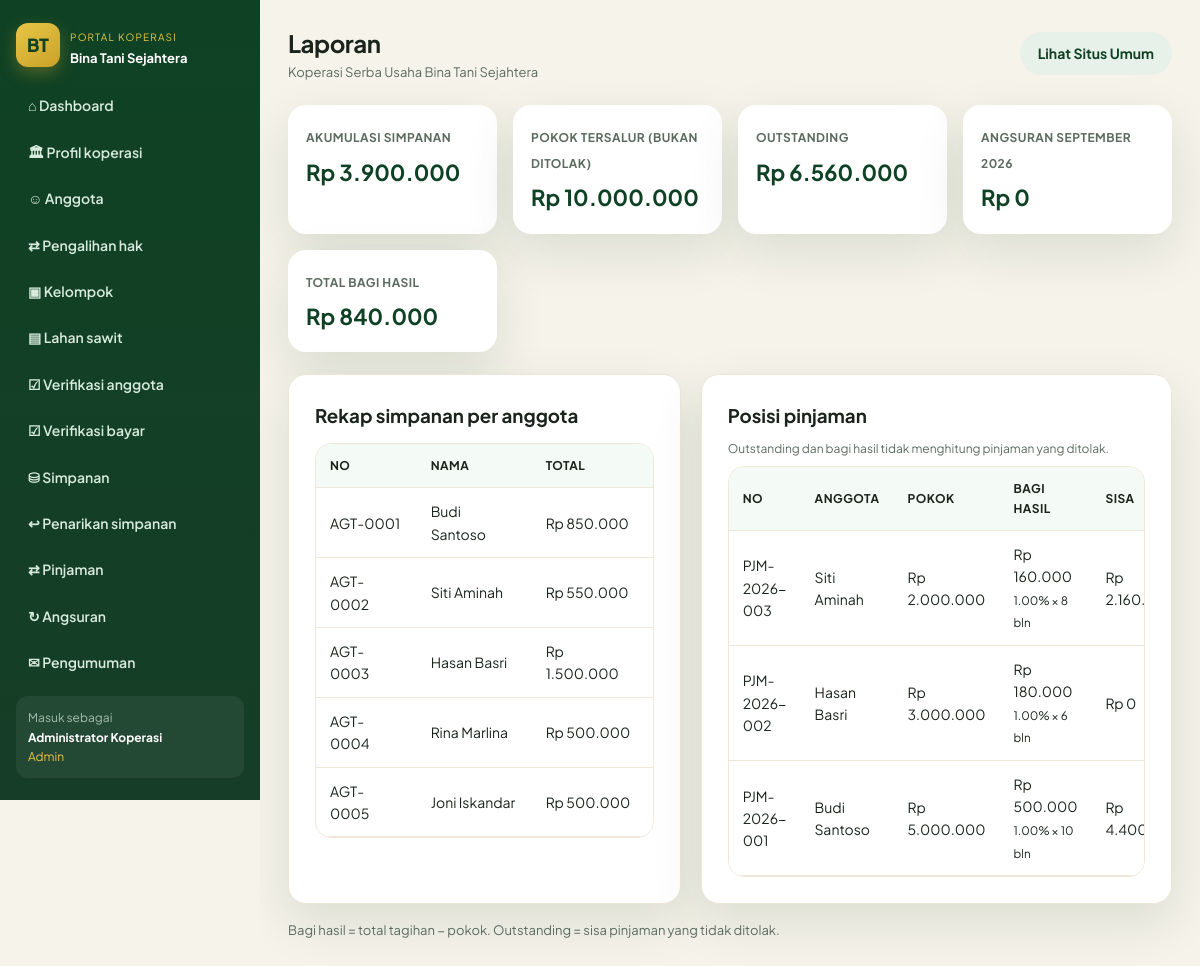
Screenshot of /laporan.php (signed in) with the database file from the repository.
### tables this page shows
CREATE TABLE IF NOT EXISTS pengaturan (
  id INT PRIMARY KEY DEFAULT 1,
  nama_koperasi VARCHAR(150) DEFAULT 'Koperasi Serba Usaha Bina Tani Sejahtera',
  alamat TEXT,
  telepon VARCHAR(30),
  email VARCHAR(80),
  tahun_berdiri YEAR,
  tanggal_berdiri DATE NULL,
  ketua VARCHAR(100),
  visi TEXT,
  misi TEXT,
  bagi_hasil_persen DECIMAL(5,2) NOT NULL DEFAULT 1.00,
  simpanan_pokok DECIMAL(15,2) NOT NULL DEFAULT 500000,
  simpanan_wajib DECIMAL(15,2) NOT NULL DEFAULT 50000
);

CREATE TABLE IF NOT EXISTS jenis_simpanan (
  id INT AUTO_INCREMENT PRIMARY KEY,
  kode VARCHAR(10) UNIQUE NOT NULL,
  nama VARCHAR(80) NOT NULL,
  keterangan TEXT,
  wajib TINYINT(1) DEFAULT 0
);

CREATE TABLE IF NOT EXISTS pinjaman (
  id INT AUTO_INCREMENT PRIMARY KEY,
  no_pinjaman VARCHAR(20) UNIQUE NOT NULL,
  anggota_id INT NOT NULL,
  tanggal DATE NOT NULL,
  jumlah DECIMAL(15,2) NOT NULL,
  bagi_hasil_persen DECIMAL(5,2) DEFAULT 1.00,
  tenor INT NOT NULL,
  keperluan VARCHAR(255),
  status VARCHAR(20) DEFAULT 'pengajuan',
  total_tagihan DECIMAL(15,2) DEFAULT 0,
  sisa DECIMAL(15,2) DEFAULT 0,
  catatan TEXT,
  agunan VARCHAR(120) NULL,
  no_perjanjian VARCHAR(40) NULL,
  pengajuan_id INT NULL,
  pencairan_id INT NULL,
  created_at TIMESTAMP DEFAULT CURRENT_TIMESTAMP
);

CREATE TABLE IF NOT EXISTS anggota (
  id INT AUTO_INCREMENT PRIMARY KEY,
  no_anggota VARCHAR(20) UNIQUE NOT NULL,
  nik VARCHAR(20),
  nama VARCHAR(100) NOT NULL,
  jenis_kelamin ENUM('L','P') DEFAULT 'L',
  tempat_lahir VARCHAR(80),
  tanggal_lahir DATE,
  alamat TEXT,
  desa VARCHAR(80),
  kecamatan VARCHAR(80),
  no_hp VARCHAR(20),
  pekerjaan VARCHAR(80),
  kelompok_tani VARCHAR(120) NULL,
  id_kelompok INT NULL,
  jabatan_kelompok VARCHAR(50) NULL DEFAULT 'Anggota',
  plasma TINYINT(1) NOT NULL DEFAULT 0,
  punya_tanah TINYINT(1) NOT NULL DEFAULT 0,
  luas_tanah DECIMAL(10,2) NULL,
  stdb VARCHAR(10) NOT NULL DEFAULT 'belum',
  no_stdb VARCHAR(50) NULL,
  foto VARCHAR(120) NULL,
  ktp_file VARCHAR(120) NULL,
  sertifikat_file VARCHAR(120) NULL,
  catatan_verifikasi TEXT NULL,
  status_keanggotaan VARCHAR(20) DEFAULT 'Biasa',
  tanggal_daftar DATE,
  status VARCHAR(20) NOT NULL DEFAULT 'pending',
  username VARCHAR(50) NULL,
  password VARCHAR(255) NULL,
  created_at TIMESTAMP DEFAULT CURRENT_TIMESTAMP
);

### config.php (called while the page is built, shortened)
<?php
function db(): PDO {
    static $pdo = null;
    if ($pdo !== null) {
        return $pdo;
    }
    $attempts = [
        [DB_USER, DB_PASS],
        ['root', ''],
        ['root', 'root'],
        ['koperasi', 'koperasi123'],
    ];
    $last = null;
    foreach ($attempts as [$user, $pass]) {
        try {
            $pdo = new PDO(
                'mysql:host=' . DB_HOST . ';dbname=' . DB_NAME . ';charset=utf8mb4',
                $user,
                $pass,
                [
                    PDO::ATTR_ERRMODE => PDO::ERRMODE_EXCEPTION,
                    PDO::ATTR_DEFAULT_FETCH_MODE => PDO::FETCH_ASSOC,
                ]
            );
            return $pdo;
        } catch (Throwable $e) {
            $last = $e;
        }
    }
    throw $last ?? new RuntimeException('Gagal konek database');
}
function setting(): array {
    static $s = null;
    if ($s === null) {
        $s = db()->query('SELECT * FROM pengaturan WHERE id = 1')->fetch() ?: [];
    }
    return $s;
}
function rupiah($n): string {
    return 'Rp ' . number_format((float)$n, 0, ',', '.');
}
function e($s): string {
    return htmlspecialchars((string)$s, ENT_QUOTES, 'UTF-8');
}
function auth(): ?array {
    if (!empty($_SESSION['user'])) {
        return $_SESSION['user'];
    }
    return null;
}
function jenis_simpanan_id(string $kode): ?int {
    $id = db()->query("SELECT id FROM jenis_simpanan WHERE kode=" . db()->quote($kode) . " LIMIT 1")->fetchColumn();
    return $id ? (int)$id : null;
}
function ensure_simpanan_sukarela_schema(): void {
    static $done = false;
    if ($done) {
        return;
    }
    try {
        $jid = jenis_simpanan_id('SSK');
        if ($jid) {
            $n = (int)db()->query('SELECT COUNT(*) FROM simpanan_sukarela')->fetchColumn();
            if ($n === 0) {
                $ada = (int)db()->query('SELECT COUNT(*) FROM simpanan WHERE jenis_id=' . (int)$jid)->fetchColumn();
            }
        }
    } catch (Throwable $e) {
    }
}
function sql_union_simpanan(string $alias = 's'): string {
    ensure_simpanan_sukarela_schema();
    return "(SELECT id, anggota_id, jenis_id, tanggal, jumlah, keterangan, created_by, created_at FROM simpanan
        UNION ALL
        SELECT id, anggota_id, jenis_id, tanggal, jumlah, keterangan, created_by, created_at FROM simpanan_sukarela) $alias";
}

### laporan.php (the view, shortened to what this page needs)
<?php
require __DIR__ . '/config.php';
$title = 'Laporan';
$pdo = db();
$simpan = $pdo->query("SELECT a.no_anggota, a.nama, COALESCE(SUM(s.jumlah),0) total FROM anggota a LEFT JOIN " . sql_union_simpanan('s') . " ON s.anggota_id=a.id WHERE a.status IN ('aktif','pasif') GROUP BY a.id ORDER BY a.no_anggota")->fetchAll();
$pinjam = $pdo->query("SELECT a.no_anggota, a.nama, p.no_pinjaman, p.jumlah, p.sisa, p.status, p.bagi_hasil_persen, p.tenor, p.total_tagihan FROM pinjaman p JOIN anggota a ON a.id=p.anggota_id WHERE a.status IN ('aktif','pasif') ORDER BY p.id DESC")->fetchAll();
$totS = array_sum(array_column($simpan, 'total'));
$totP = 0;
$totSisa = 0;
$totBagi = 0;
foreach ($pinjam as $p) {
    $totP += (float)$p['jumlah'];
    $totSisa += (float)$p['sisa'];
    $totBagi += max(0, (float)$p['total_tagihan'] - (float)$p['jumlah']);
}
$nmBulan = [1=>'Januari','Februari','Maret','April','Mei','Juni','Juli','Agustus','September','Oktober','November','Desember'];
$labelBulan = ($nmBulan[(int)date('n')] ?? date('m')) . ' ' . date('Y');
$totAngsBulan = 0;
include __DIR__ . '/includes/app_header.php';
?>
<div class="kpis">
  <div class="kpi"><span>Akumulasi simpanan</span><b><?= rupiah($totS) ?></b></div>
  <div class="kpi"><span>Pokok tersalur (bukan ditolak)</span><b><?= rupiah($totP) ?></b></div>
  <div class="kpi"><span>Outstanding</span><b><?= rupiah($totSisa) ?></b></div>
  <div class="kpi"><span>Angsuran <?= e($labelBulan) ?></span><b><?= rupiah($totAngsBulan) ?></b></div>
  <div class="kpi"><span>Total bagi hasil</span><b><?= rupiah($totBagi) ?></b></div>
</div>
<div class="cards" style="grid-template-columns:1fr 1.2fr;">
  <div class="card">
    <h3>Rekap simpanan per anggota</h3>
    <div class="table-wrap" style="margin-top:12px;">
      <table>
        <thead><tr><th>No</th><th>Nama</th><th>Total</th></tr></thead>
        <tbody>
        <?php foreach ($simpan as $r): ?>
          <tr><td><?= e($r['no_anggota']) ?></td><td><?= e($r['nama']) ?></td><td><?= rupiah($r['total']) ?></td></tr>
        <?php endforeach; ?>
        </tbody>
      </table>
    </div>
  </div>
  <div class="card">
    <h3>Posisi pinjaman</h3>
    <p style="font-size:12px;color:var(--muted);margin:8px 0;">Outstanding dan bagi hasil tidak menghitung pinjaman yang ditolak.</p>
    <div class="table-wrap">
      <table>
        <thead><tr><th>No</th><th>Anggota</th><th>Pokok</th><th>Bagi hasil</th><th>Sisa</th><th>Status</th></tr></thead>
        <tbody>
        <?php foreach ($pinjam as $r):
          $bagi = max(0, (float)$r['total_tagihan'] - (float)$r['jumlah']);
        ?>
          <tr>
            <td><?= e($r['no_pinjaman']) ?></td>
            <td><?= e($r['nama']) ?></td>
            <td><?= rupiah($r['jumlah']) ?></td>
            <td><?= rupiah($bagi) ?><br><small><?= e($r['bagi_hasil_persen']) ?>% × <?= (int)$r['tenor'] ?> bln</small></td>
            <td><?= $r['status'] === 'ditolak' ? '—' : rupiah($r['sisa']) ?></td>
          </tr>
        <?php endforeach; ?>
        </tbody>
      </table>
    </div>
  </div>
</div>
<p style="margin-top:16px;font-size:13px;color:var(--muted);">Bagi hasil = total tagihan − pokok. Outstanding = sisa pinjaman yang tidak ditolak.</p>
<?php include __DIR__ . '/includes/app_footer.php'; ?>

### includes/app_header.php (shortened to what this page needs)
<?php
$s = setting();
$u = auth();
function nav_active($file) {
    return basename($_SERVER['PHP_SELF']) === $file ? 'active' : '';
}
?>
<!DOCTYPE html>
<html lang="id">
<head>
  <link rel="stylesheet" href="assets/style.css?v=24">
</head>
<body>
<div class="app">
  <aside class="sidebar" id="appSide">
    <div class="side-brand">
      <div class="logo">BT</div>
      <div>
        <small style="color:#e8c547;font-size:10px;letter-spacing:.12em;text-transform:uppercase;">Portal Koperasi</small>
        <strong style="display:block;font-size:13px;color:#fff;">Bina Tani Sejahtera</strong>
      </div>
    </div>
    <nav class="side-nav">
      <a class="<?= nav_active('dashboard.php') ?>" href="dashboard.php">⌂ Dashboard</a>
      <a class="<?= nav_active('profil_koperasi.php') ?>" href="profil_koperasi.php">🏛 Profil koperasi</a>
      <?php if (in_array($u['role'], ['admin','pengurus'])): ?>
        <a class="<?= nav_active('anggota.php') ?>" href="anggota.php">☺ Anggota</a>
        <a class="<?= nav_active('pengalihan.php') ?>" href="pengalihan.php">⇄ Pengalihan hak</a>
        <a class="<?= nav_active('kelompok.php') ?>" href="kelompok.php">▣ Kelompok</a>
        <a class="<?= nav_active('tbs_lahan.php') ?>" href="tbs_lahan.php">▤ Lahan sawit</a>
        <a class="<?= nav_active('verifikasi.php') ?>" href="verifikasi.php">☑ Verifikasi anggota</a>
        <a class="<?= nav_active('verifikasi_bayar.php') ?>" href="verifikasi_bayar.php">☑ Verifikasi bayar</a>
        <a class="<?= nav_active('simpanan.php') ?>" href="simpanan.php">⛁ Simpanan</a>
        <a class="<?= nav_active('penarikan.php') ?>" href="penarikan.php">↩ Penarikan simpanan</a>
        <a class="<?= nav_active('pinjaman.php') ?>" href="pinjaman.php">⇄ Pinjaman</a>
        <a class="<?= nav_active('angsuran.php') ?>" href="angsuran.php">↻ Angsuran</a>
        <a class="<?= nav_active('pengumuman.php') ?>" href="pengumuman.php">✉ Pengumuman</a>
      <?php endif; ?>
    </nav>
    <div style="margin-top:auto;padding:12px;background:rgba(255,255,255,.06);border-radius:12px;font-size:12px;">
      <div style="opacity:.7;">Masuk sebagai</div>
      <strong style="color:#fff;"><?= e($u['nama']) ?></strong>
      <div style="color:#e8c547;text-transform:capitalize;"><?= e($u['role']) ?></div>
    </div>
  </aside>
  <div class="main">
    <div class="topbar">
      <div class="topbar-left">
        <div>
          <h2 style="letter-spacing:-.02em;"><?= e($title ?? 'Dashboard') ?></h2>
          <div style="color:#5c6b60;font-size:13px;"><?= e($s['nama_koperasi']) ?></div>
        </div>
      </div>
      <a class="btn btn-ghost hide-sm" href="index.php" target="_blank">Lihat Situs Umum</a>
    </div>

### assets/style.css (style rules this page uses)
:root { --green: #1b6b3a; --green-d: #0f4224; --green-l: #2d9a56; --leaf: #7cb342; --gold: #c9a227; --gold-l: #e8c547; --cream: #f6f3ea; --sand: #efe8d8; --ink: #1a241c; --muted: #5c6b60; --white: #fff; --card: #fff; --shadow: 0 18px 50px rgba(15, 66, 36, .12); --radius: 18px; --nav-h: 76px; }
* { box-sizing: border-box; margin: 0; padding: 0; }
html { scroll-behavior: smooth; }
body { font-family: "Plus Jakarta Sans", system-ui, sans-serif; color: var(--ink); background: var(--cream); line-height: 1.6; overflow-x: hidden; }
a { color: inherit; text-decoration: none; }
.logo { width: 44px; height: 44px; border-radius: 12px; background: linear-gradient(145deg, var(--gold-l), var(--gold)); display: grid; place-items: center; font-weight: 800; color: var(--green-d); font-size: 18px; box-shadow: 0 6px 16px rgba(201,162,39,.35); }
.btn { display: inline-flex; align-items: center; justify-content: center; gap: 8px; padding: 10px 18px; border-radius: 999px; border: 0; cursor: pointer; font-weight: 700; font-size: 14px; font-family: inherit; }
.btn-ghost { background: #e8f0ea; color: var(--green-d); }
.cards { display: grid; grid-template-columns: repeat(3, 1fr); gap: 20px; min-width: 0; }
.card { background: var(--card); border-radius: var(--radius); padding: 26px; box-shadow: var(--shadow); border: 1px solid #ece6d6; min-width: 0; overflow: hidden; }
.table-wrap { overflow-x: auto; overflow-y: hidden; background: #fff; border-radius: 16px; box-shadow: var(--shadow); width: 100%; max-width: 100%; -webkit-overflow-scrolling: touch; }
.card > .table-wrap, .card .table-wrap { box-shadow: none; border: 1px solid #efe8d8; overflow-x: auto; max-width: 100%; }
table { width: 100%; border-collapse: collapse; font-size: 14px; }
th, td { padding: 12px 14px; text-align: left; border-bottom: 1px solid #efe8d8; }
th { background: #f4faf5; color: var(--green-d); font-size: 12px; letter-spacing: .04em; text-transform: uppercase; }
.app { display: grid; grid-template-columns: 260px 1fr; min-height: 100vh; }
.sidebar { background: linear-gradient(180deg, #0f4224, #163d27); color: #dceee1; padding: 22px 16px; position: sticky; top: 0; height: 100vh; max-height: 100vh; overflow: hidden; display: flex; flex-direction: column; }
.side-brand { display: flex; gap: 10px; align-items: center; margin-bottom: 16px; color: #fff; flex: 0 0 auto; }
.side-nav { flex: 1 1 auto; min-height: 0; overflow-y: auto; overflow-x: hidden; padding-right: 4px; margin-bottom: 10px; }
.side-nav { scrollbar-color: rgba(232,197,71,.45) transparent; }
.side-nav a { display: flex; gap: 10px; align-items: center; padding: 10px 12px; border-radius: 12px; color: #d7eadc; font-size: 14px; font-weight: 600; margin-bottom: 4px; }
.sidebar > div:last-child { flex: 0 0 auto; }
.main { padding: 24px 28px 48px; min-width: 0; overflow-x: hidden; }
.topbar { display: flex; justify-content: space-between; align-items: center; margin-bottom: 22px; }
.kpis { display: grid; grid-template-columns: repeat(4, 1fr); gap: 16px; margin-bottom: 22px; }
.kpi { background: #fff; border-radius: 18px; padding: 18px; box-shadow: var(--shadow); }
.kpi span { font-size: 12px; color: var(--muted); font-weight: 700; letter-spacing: .04em; text-transform: uppercase; }
.kpi b { display: block; font-size: 22px; margin-top: 6px; color: var(--green-d); }
.topbar-left { display: flex; align-items: center; gap: 10px; min-width: 0; }
@media (min-width: 961px) { .sidebar { transform: none !important; position: sticky; } }
th a.th-sort, th.th-click { color: inherit; text-decoration: none; cursor: pointer; user-select: none; }

### rows the page displays
pengaturan: nama_koperasi "Koperasi Serba Usaha Bina Tani Sejahtera"
jenis_simpanan: id "Rp 3.900.000"
pinjaman: no_pinjaman "PJM-2026-003", anggota.nama "Siti Aminah", jumlah "Rp 2.000.000", rupiah($bagi) "Rp 160.000", bagi_hasil_persen "1.00", tenor "8", sisa "Rp…"
pinjaman: no_pinjaman "PJM-2026-002", anggota.nama "Hasan Basri", jumlah "Rp 3.000.000", rupiah($bagi) "Rp 180.000", bagi_hasil_persen "1.00", tenor "6", sisa "Rp 0"
pinjaman: no_pinjaman "PJM-2026-001", anggota.nama "Budi Santoso", jumlah "Rp 5.000.000", rupiah($bagi) "Rp 500.000", bagi_hasil_persen "1.00", tenor "10", sisa "Rp…"

### other values shown
$u['nama'] "Administrator Koperasi"
$u['role'] "Admin"
$title "Laporan"
rupiah($totP) "Rp 10.000.000"
rupiah($totSisa) "Rp 6.560.000"
rupiah($totAngsBulan) "Rp 0"
rupiah($totBagi) "Rp 840.000"
$r['no_anggota'] "AGT-0001"
$r['nama'] "Budi Santoso"
rupiah($r['total']) "Rp 850.000"
$r['no_anggota'] "AGT-0002"
$r['nama'] "Siti Aminah"
rupiah($r['total']) "Rp 550.000"
$r['no_anggota'] "AGT-0003"
$r['nama'] "Hasan Basri"
